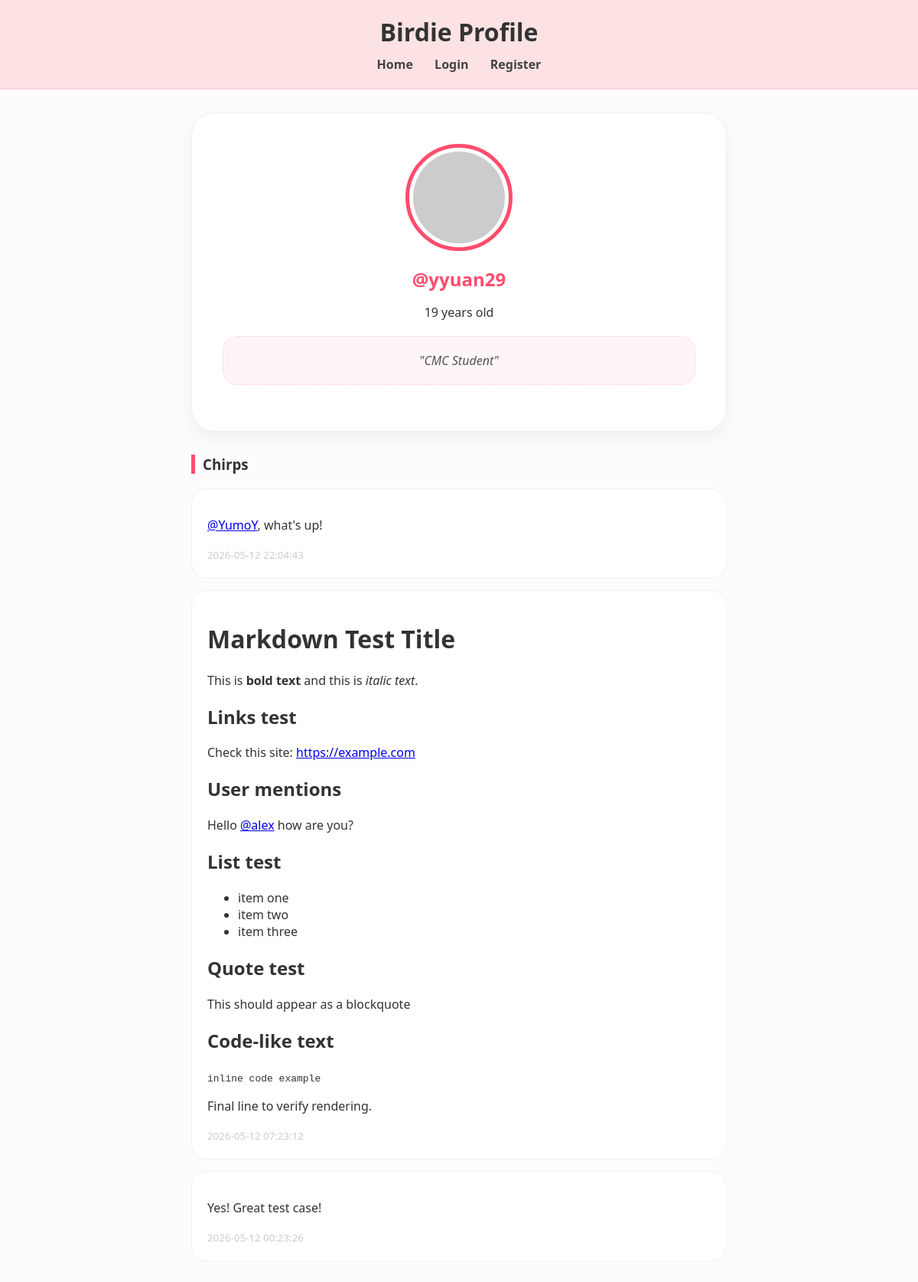
The page /profile/yyuan29 on the database as committed earlier.
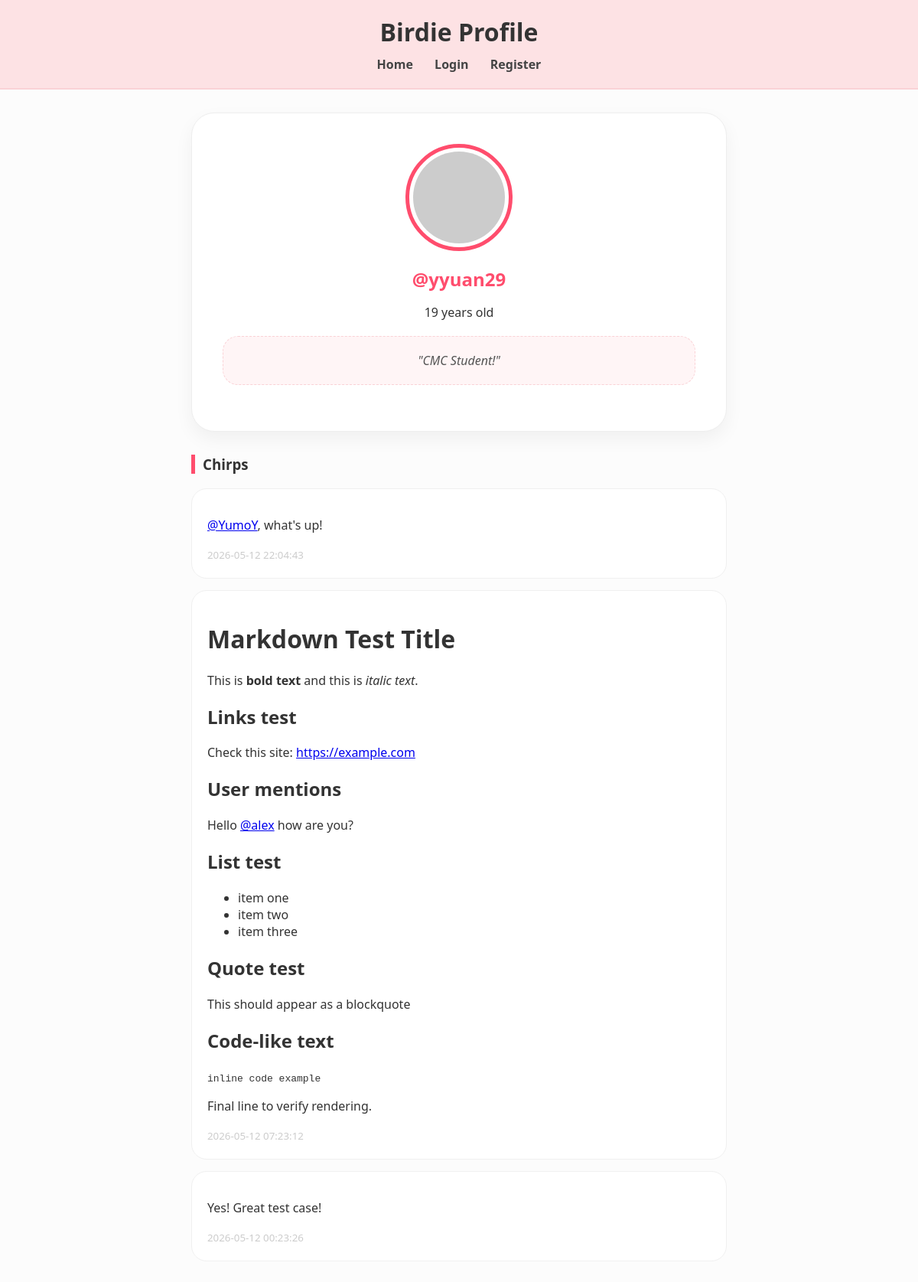
The same page on the database as committed later.
### tables this page shows
CREATE TABLE users (
            id INTEGER PRIMARY KEY AUTOINCREMENT,
            username TEXT UNIQUE,
            password TEXT,
            age INTEGER,
            bio TEXT
        );

### app.py (the view)
@app.get("/profile/{username}", response_class=HTMLResponse)
async def view_profile(request: Request, username: str):
    db = get_db()
    user = db.execute(
        "SELECT * FROM users WHERE username = ?",
        (username,)
    ).fetchone()
    if not user:
        db.close()
        return HTMLResponse("User not found", 404)
    messages = db.execute(
        """
        SELECT m.*, u.username
        FROM messages m
        JOIN users u ON m.user_id = u.id
        WHERE m.user_id = ?
        ORDER BY m.timestamp DESC
        """,
        (user["id"],)
    ).fetchall()
    db.close()
    current_user = request.cookies.get("username")
    return templates.TemplateResponse(
        request,
        "profile.html",
        {
            "request": request,
            "profile_user": user,
            "messages": messages,
            "user": current_user,
            "is_own_profile": current_user == user["username"],
            "t": get_translations(request)
        }
    )

### templates/profile.html (shortened to what this page needs)
<!DOCTYPE html>
<html lang="en">
<head>
</head>
<body>
    <header class="birdie-header">
        <div class="header-content">
            <div class="title-nav">
                <h1>Birdie Profile</h1>
                <nav>
                    <a href="/">Home</a>
                    {% if user and user != "None" %}
                        <a href="/profile/{{ user }}">My Profile</a>
                        <a href="/create_message">New Post</a>
                        <a href="/logout">Logout</a>
                    {% else %}
                        <a href="/login">Login</a>
                        <a href="/register">Register</a>
                    {% endif %}
                </nav>
            </div>
        </div>
    </header>
    <div class="container">
        <div class="profile-card">
            <img src="https://api.dicebear.com/7.x/fun-emoji/svg?seed={{ profile_user.username }}" class="avatar-large">
            <h2 style="color: var(--birdie-dark-pink); margin:0;">@{{ profile_user.username }}</h2>
            <p>{{ profile_user.age }} years old</p>
            <div class="bio-display">
                {% if profile_user.bio %}"{{ profile_user.bio }}"{% else %}"No bio yet..."{% endif %}
            </div>
        </div>
        <h3 style="border-left: 5px solid var(--birdie-dark-pink); padding-left: 10px;">Chirps</h3>
        {% for msg in messages %}
            <div class="msg-card">
                <div>{{ linkify(msg.content) | safe }}</div>
                <small style="color: #ccc;">{{ msg.timestamp }}</small>
            </div>
        {% endfor %}
    </div>
</body>
</html>

### templates/profile.html (style rules this page uses)
:root { --birdie-pink: #fde2e4; --birdie-dark-pink: #ff4d6d; --birdie-border: #fad2d6; }
body { background-color: #fcfcfc; font-family: 'Segoe UI', Tahoma, Geneva, Verdana, sans-serif; margin: 0; padding: 0; color: #333; }
.birdie-header { background-color: var(--birdie-pink); padding: 20px 0; border-bottom: 2px solid var(--birdie-border); text-align: center; }
.title-nav h1 { font-size: 32px; margin: 0; font-weight: 800; }
.title-nav nav { margin-top: 10px; font-weight: 600; }
.title-nav nav a { text-decoration: none; color: #444; margin: 0 12px; }
.container { max-width: 700px; margin: 30px auto; padding: 0 20px; }
.profile-card { background: white; border-radius: 30px; padding: 40px; text-align: center; box-shadow: 0 10px 25px rgba(0,0,0,0.05); margin-bottom: 30px; border: 1px solid #eee; }
.avatar-large { width: 120px; height: 120px; border-radius: 50%; border: 5px solid var(--birdie-dark-pink); background-color: #fff; padding: 5px; margin-bottom: 15px; }
.bio-display { background: #fff5f6; padding: 20px; border-radius: 20px; font-style: italic; color: #555; margin: 20px 0; border: 1px dashed var(--birdie-border); }
.msg-card { background: white; padding: 20px; border-radius: 20px; margin-bottom: 15px; border: 1px solid #f0f0f0; }

Rows that differ between the two databases and show on the page:
changed users "yyuan29": bio "CMC Student" → "CMC Student!"
